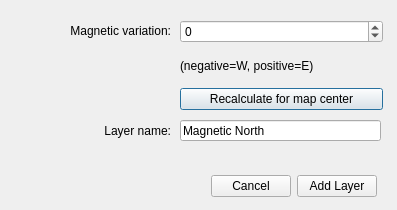
<?xml version="1.0" encoding="UTF-8"?>
<ui version="4.0">
 <class>CreateMagNorthLayerDialogBase</class>
 <widget class="QDialog" name="CreateMagNorthLayerDialogBase">
  <property name="geometry">
   <rect>
    <x>0</x>
    <y>0</y>
    <width>397</width>
    <height>210</height>
   </rect>
  </property>
  <property name="windowTitle">
   <string>Create Magnetic North Grid</string>
  </property>
  <widget class="QLabel" name="label">
   <property name="geometry">
    <rect>
     <x>40</x>
     <y>20</y>
     <width>131</width>
     <height>21</height>
    </rect>
   </property>
   <property name="text">
    <string>Magnetic variation:</string>
   </property>
   <property name="alignment">
    <set>Qt::AlignRight|Qt::AlignTrailing|Qt::AlignVCenter</set>
   </property>
  </widget>
  <widget class="QWidget" name="verticalLayoutWidget">
   <property name="geometry">
    <rect>
     <x>180</x>
     <y>20</y>
     <width>203</width>
     <height>90</height>
    </rect>
   </property>
   <layout class="QVBoxLayout" name="verticalLayout">
    <item>
     <widget class="QSpinBox" name="variationBox">
      <property name="minimum">
       <number>-99</number>
      </property>
     </widget>
    </item>
    <item>
     <widget class="QLabel" name="label_2">
      <property name="text">
       <string>(negative=W, positive=E)</string>
      </property>
     </widget>
    </item>
    <item>
     <widget class="QPushButton" name="calculateButton">
      <property name="sizePolicy">
       <sizepolicy hsizetype="Minimum" vsizetype="Fixed">
        <horstretch>0</horstretch>
        <verstretch>0</verstretch>
       </sizepolicy>
      </property>
      <property name="text">
       <string>Recalculate for map center</string>
      </property>
      <property name="default">
       <bool>false</bool>
      </property>
      <property name="flat">
       <bool>false</bool>
      </property>
     </widget>
    </item>
   </layout>
  </widget>
  <widget class="QWidget" name="horizontalLayoutWidget">
   <property name="geometry">
    <rect>
     <x>190</x>
     <y>170</y>
     <width>187</width>
     <height>32</height>
    </rect>
   </property>
   <layout class="QHBoxLayout" name="horizontalLayout">
    <item>
     <widget class="QDialogButtonBox" name="button_box">
      <property name="orientation">
       <enum>Qt::Horizontal</enum>
      </property>
      <property name="standardButtons">
       <set>QDialogButtonBox::Cancel</set>
      </property>
     </widget>
    </item>
    <item>
     <widget class="QPushButton" name="addLayerButton">
      <property name="sizePolicy">
       <sizepolicy hsizetype="Minimum" vsizetype="Fixed">
        <horstretch>0</horstretch>
        <verstretch>0</verstretch>
       </sizepolicy>
      </property>
      <property name="text">
       <string>Add Layer</string>
      </property>
     </widget>
    </item>
   </layout>
  </widget>
  <widget class="QLabel" name="label_3">
   <property name="geometry">
    <rect>
     <x>60</x>
     <y>120</y>
     <width>111</width>
     <height>21</height>
    </rect>
   </property>
   <property name="text">
    <string>Layer name:</string>
   </property>
   <property name="alignment">
    <set>Qt::AlignRight|Qt::AlignTrailing|Qt::AlignVCenter</set>
   </property>
  </widget>
  <widget class="QLineEdit" name="layerEdit">
   <property name="geometry">
    <rect>
     <x>180</x>
     <y>120</y>
     <width>201</width>
     <height>21</height>
    </rect>
   </property>
   <property name="text">
    <string>Magnetic North</string>
   </property>
  </widget>
 </widget>
 <resources/>
 <connections>
  <connection>
   <sender>button_box</sender>
   <signal>accepted()</signal>
   <receiver>CreateMagNorthLayerDialogBase</receiver>
   <slot>accept()</slot>
   <hints>
    <hint type="sourcelabel">
     <x>20</x>
     <y>20</y>
    </hint>
    <hint type="destinationlabel">
     <x>20</x>
     <y>20</y>
    </hint>
   </hints>
  </connection>
  <connection>
   <sender>button_box</sender>
   <signal>rejected()</signal>
   <receiver>CreateMagNorthLayerDialogBase</receiver>
   <slot>reject()</slot>
   <hints>
    <hint type="sourcelabel">
     <x>20</x>
     <y>20</y>
    </hint>
    <hint type="destinationlabel">
     <x>20</x>
     <y>20</y>
    </hint>
   </hints>
  </connection>
 </connections>
</ui>
